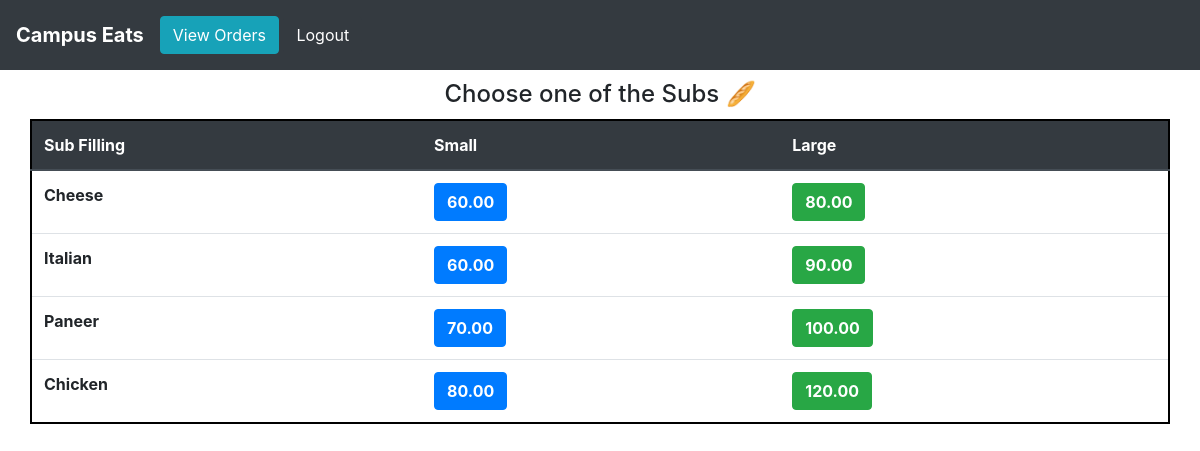
The app's page /Subs (signed in) with its own data.
### orders/models.py (models this page shows, shortened)
class Sub(models.Model):
    sub_filling = models.CharField(max_length=200)
    small_price = models.DecimalField(max_digits=6, decimal_places=2)
    large_price = models.DecimalField(max_digits=6, decimal_places=2)

### orders/views.py (the view)
# urls.py: path("Subs", views.subs, name="subs"),
def subs(request):
    if request.user.is_authenticated:
        return render(request, "orders/sub.html", context = {"dishes":Sub.objects.all})
    else:
        return redirect("orders:login")

### orders/templates/orders/sub.html
{% extends 'orders/header.html' %}
{% block content %}
    <div class="container">
      <h4 style="margin:10px; text-align:center;"> Choose one of the Subs &#x1f956 </h4>
      <div class="row justify-content-center" >
        <table class="table"  style="border: 2px solid black">
          <thead class="thead-dark">
            <tr>
              <th scope="col">Sub Filling</th>
              <th scope="col">Small</th>
              <th scope="col">Large</th>
            </tr>
          </thead>
          <tbody>
            {% for dish in dishes %}
              <tr>
                <th>{{dish.sub_filling}}</th>
                <td><button type="button" class="btn btn-primary" onclick="add_to_cart({item_description:'Small Sub - {{dish.sub_filling}}' , price:{{dish.small_price}} })"><strong>{{dish.small_price}}</strong></button></td>
                <td><button type="button" class="btn btn-success" onclick="add_to_cart({item_description:'Large Sub - {{dish.sub_filling}}' , price:{{dish.large_price}} })"><strong>{{dish.large_price}}</strong></button></td>
              </tr>
            {% endfor %}
          </tbody>
        </table>
      </div>
    </div>
{% endblock %}

### records on screen
Sub: sub_filling "Cheese", small_price "60.00", large_price "80.00"
Sub: sub_filling "Italian", small_price "60.00", large_price "90.00"
Sub: sub_filling "Paneer", small_price "70.00", large_price "100.00"
Sub: sub_filling "Chicken", small_price "80.00", large_price "120.00"
